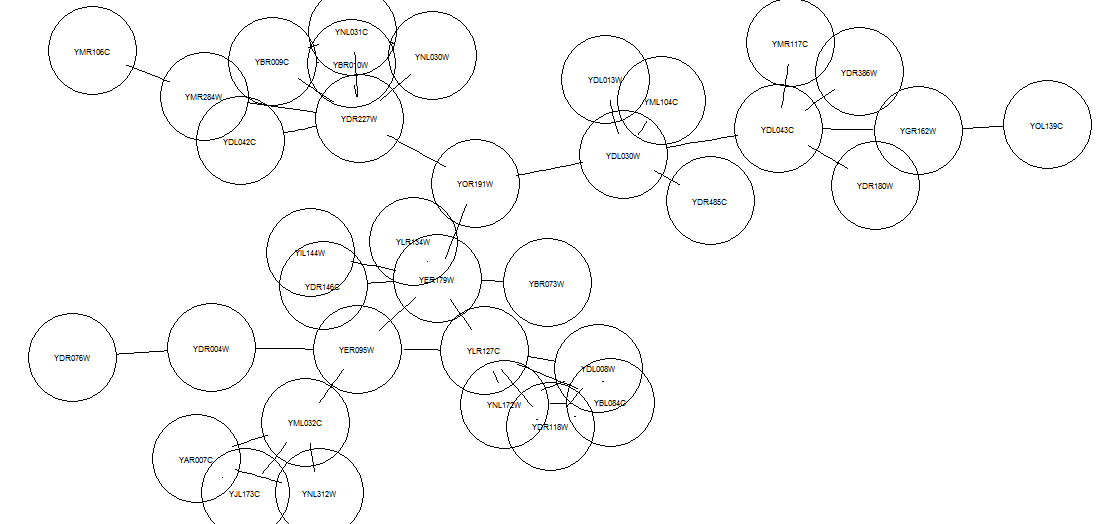

Write R code to recreate this figure.
#Protein Protein Interaction
#www.pavannichani.com

library(graph)
library(Rgraphviz)
library(RBGL)
library(yeastExpData)

#From the yeastDataExp library let's load the litG dataset
data("litG")

##Extract all the nodes from litG
litGnodes <- nodes(litG)

#Subgraphs, or individual connected components
connectedComponents <- connectedComp(litG)

#Pullout subgraph 3
component3 <- connectedComponents[[3]]
subgraph3 <- subGraph(component3, litG)

#plot subgraph 3
subgraph3plot <- layoutGraph(subgraph3, layoutType="neato")
renderGraph(subgraph3plot)

#Degree Plot
numdegrees <- graph::degree(litG)
numdegrees <- sort(numdegrees)
meandeg <- mean(numdegrees)
hist(numdegrees, col="red", main = paste("Degree Distribution - Protein Interactions in litG with a mean of " , meandeg))
